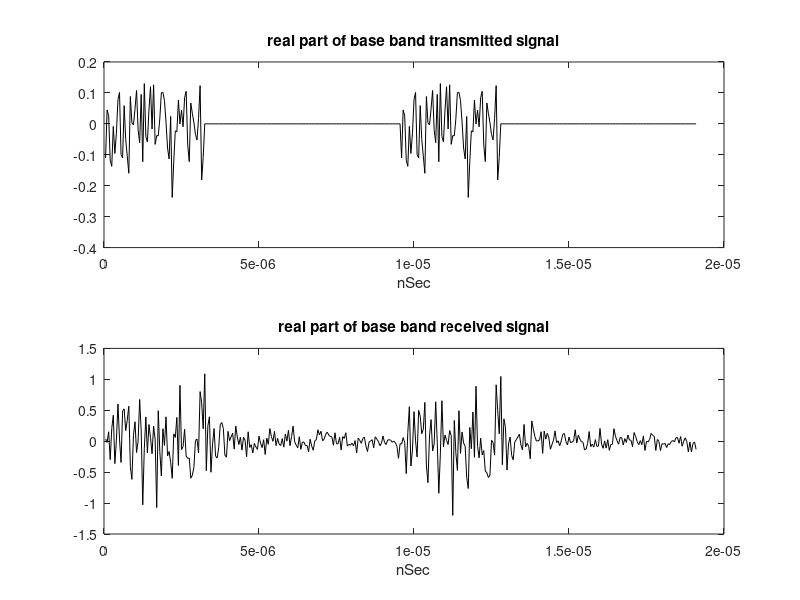

MATLAB code for this plot:
clear all, close all, clc;
%%%%%%%%%%%%%%%%%%%%%%%%%%%%%%%%%%%%%%%%%%%%%%%%%%%
% EXAMPLE 7.2: Generating transmitted and received signals
%%%%%%%%%%%%%%%%%%%%%%%%%%%%%%%%%%%%%%%%%%%%%%%%%%% 
%------------------------------------------------------------------------
% we use an OFDM based system with these parameters
%      bandwidth         : 1/ts (Based on Nyquist rate),
%      subcarrier number : sample_nom,
%      Modulation        : QPSK modulation with random data
% For some high resolution approaches, multiple symbols are generated.
% the distance between two consecutive symbols is selected properly to 
% avoid Inter Symbol Interference (ISI) due to the multipath effect. 
% Using IFFT module, we convert these data to time domain. 
%------------------------------------------------------------------------
% to evaluate this method, we use example 1  to generate data
%------------------------------------------------------------------------
ts = 50 ;                                        % sampling time (nsec) (BW = 1/ts)
t0=550.4;                                     % First cluster arrival occurs 
fc0=1e-3 * [5800];                       % first center frequency per GHz
fc= [fc0 fc0+1e9/ts fc0+2e9/ts];  % center frequency per GHz, fc must be in GHz in accordance with ts
channel_length=100;                   % number of samples in channel model
SNR_dB=10;                               % Signal To Noise Ratio in dB
%------------------------------------------------------------------------
%S-V model parameters
Gam = 550;                             % Cluster decay factor
gamma = 670;                         % Ray decay factor
st1 = .4;                                   % Standard deviation of log-normal variable for cluster fading
st2 = .4;                                   % Standard deviation of log-normal  variable for ray fading
mu_const = 0.3;
cluster_nom=10;                     % number of cluster in generated channel  
ray_per_cluster_nom=5;         % number of rays in each cluster
max_channel_length=4000;    % maximum channel duration in nSec
max_cluster_length=400;        % maximum cluster duration in nSec
%------------------------------------------------------------------------
% get one realizations of continus time channel impulse response  
cluter_vect=(max_channel_length-t0)*rand(1,cluster_nom);
cluster_matrix=repmat(cluter_vect,ray_per_cluster_nom,1);
ray_matrix=max_cluster_length*rand(ray_per_cluster_nom,cluster_nom);
ln_xi_vect=st1*randn(size(cluter_vect));      % set cluster fading 
ln_xi_matrix=repmat(ln_xi_vect,ray_per_cluster_nom,1);
ln_beta_matrix = st2*randn(size(ray_matrix)); % set ray fading 
final_delays=ray_matrix+cluster_matrix;       % time of arrival matrix
mu_matrix = cluster_matrix/Gam-ray_matrix/gamma - mu_const; 
                          % ray decay because of path
                          % loss ( function of cluster delay and ray decay)
h_val_matrix = exp(-1*(ln_xi_matrix+ln_beta_matrix+mu_matrix));
                          % generate ray coeeficent
temp_t=final_delays(:);
temp_h=h_val_matrix(:);
np = cluster_nom*ray_per_cluster_nom;    % number of rays (or paths) for this realization
[sort_temp_t,sort_ix] = sort(temp_t);    % sort in ascending time order
t_ct = sort_temp_t;
h = temp_h(sort_ix);
                 % multiply each tap with a uniform random phase [0,2*pi]
h_ct = h .*  exp(-sqrt(-1)* 2 * pi * rand(size(h)));
% Outputs
%   h_ct is returned  a random realization of the channel impulse response 
%   t_ct is organized as h_ct, but holds the time instances (in nsec) of 
%   the paths whose signed amplitudes are stored in h_ct
%   t0 is the arrival time of the first cluster 
%   np is the number of paths 
%------------------------------------------------------------------------
% convert continuous-time channel model h_ct to N-times oversampled samples
% ts is the desired time resolution
% hN will be produced with time resolution ts / N.
% It is up to the user to then apply any filtering and/or complex 
% downconversion and then decimate by N to finally obtain 
% an channel impulse response (CIR) at time resolution ts.
% N*fs = N/ts is the intermediate sampling frequency before decimation
N =128;                         % make N a power of 2 to facilitate efficient multi-stage decimation
Nfs = N / ts;                   % bandwidths of channel (GHz)    
t_max = max(t_ct(:));           % maximum time value across all channels
h_len = 1 + floor(t_max * Nfs); % number of time samples at resolution ts/N
hN = zeros(h_len,1);
np_k = np;                      % number of paths in this channel
t_Nfs = 1 + floor(t_ct(1:np) * Nfs);  % vector of quantized time 
for n = 1:np
    hN(t_Nfs(n),1) = hN(t_Nfs(n),1) + h_ct(n,1);
end
%------------------------------------------------------------------------
% To obtain our desired complex base band equivalent channel model sampled,
% first shift the whole spectrum by the desired center frequency,
% apply low pass filtering (with cut off frequency BW/2 MHz) 
% and then decimate down by N to obtain our desired complex base band equivalent channel model
% repeat this process for each subband
for k=1:length(fc),
  hN_b_shift(:,k)=hN .* exp(-sqrt(-1)*2*pi* fc(k)*(0:length(hN)-1)*ts/N).';
        % Resample and correct for 1/N scaling imposed by decimation
  h_b(:,k) = N * resample(hN_b_shift(:,k), 1, N);
end
                % Restrict the length of channel to a given channel_length
h_b =[h_b ; zeros(channel_length,size(h_b,2))];
h_b=h_b(1:channel_length,:);
%%%%%%%%%%%%%%%%%%%%%%%%%%%%%%%%%%%%%%%%%%%%%%%%%%%
sample_nom=64;                  % number of sample per symbol
symbol_nom=120;                 % number of symbol 
%------------------------------------------------------------------------
%  generate Transmit signal
%  OFDM symbol with QPSK modulation
                               % generate QPSK subcarrier in frequency domain
sf=ones(sample_nom,1).* ...                
           exp(sqrt(-1)*((pi*floor(4*rand(sample_nom,1))/2)+pi/4));
tx_symbol_freq_domain=[sf(sample_nom/2+1:sample_nom);
    sf(1:sample_nom/2)];
s=ifft(tx_symbol_freq_domain,sample_nom);  % convert signal to time domain
tx_matrix=repmat(tx_symbol_freq_domain,1,symbol_nom);
tx_sig=real([s;zeros(127,1);s;zeros(127,1)]);
figure;
subplot(211):plot(ts*1e-9*(1:length(tx_sig)),tx_sig,'k');
xlabel('nSec');
title('real part of base band transmitted signal');
%------------------------------------------------------------------------
% applying channel to Transmit signal
% The multipath channel is applied by convolving the transmitted signal 
% with the complex base band channel model generated in example 7.1.
% the additive noise is modeled with a white complex Gaussian random variable. 
% The power of this noise is extracted from the power 
% of received signal and the desired SNR.
for k=1:length(fc),   % applying channel by  convolving tx signal with CIR
    single_h_b=[h_b(:,k); zeros(128-size(h_b,1),1)];
    multiband_channel_out(:,k)=conv(s,single_h_b);
end
                      % measure the power of signal to caculate the power of noise from SNR
rx_sig_power=sum(abs(multiband_channel_out(:)).^2) ...
               /numel(multiband_channel_out(:));
                      % calculate the power of noise
component_noise_sigma=sqrt(2)/2*10^(-SNR_dB/20)*sqrt(rx_sig_power);
                      % generate number of symbol as a packet of data
                      % here we assume there is no Inter Symbol Interference (ISI) exists in the system 
channel_out_matrix=repmat(multiband_channel_out(:,1),1,symbol_nom);
                      % add white quassian additive noise to signal
rx_sig_matrix = channel_out_matrix + ...
    component_noise_sigma*(randn(size(channel_out_matrix))+ ...
    sqrt(-1)*randn(size(channel_out_matrix)));
          % in multiband scenario we assume we send eachsymbol in one subband defined in channel model
multiband_rx_sig = multiband_channel_out + ...
    component_noise_sigma*(randn(size(multiband_channel_out))+ ...
    sqrt(-1)*randn(size(multiband_channel_out)));
 
rx_sig=real([rx_sig_matrix(:,1);rx_sig_matrix(:,2)]);
subplot(212):plot(ts*1e-9*(1:length(rx_sig)),rx_sig,'k');
xlabel('nSec');
title('real part of base band received signal');
%%%%%%%%%%%%%%%%%%%%%%%%%%%%%%%%%%%%%%%%%%%%%%%%%%%
